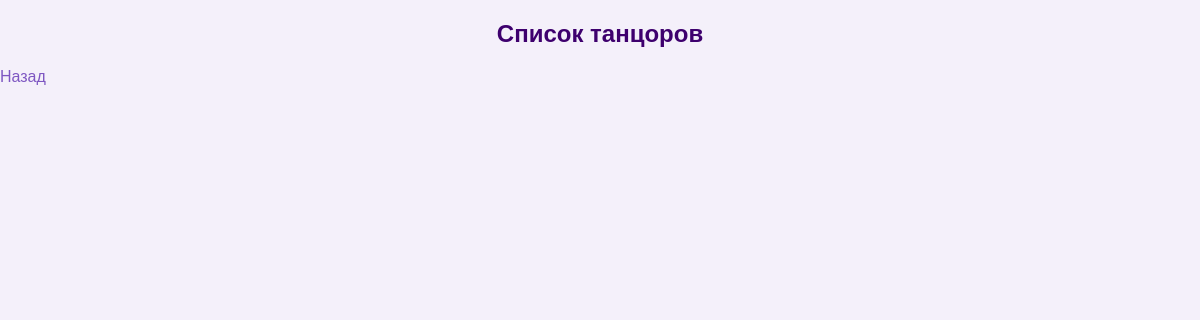
Before: /view_dancers/ with the older database file.
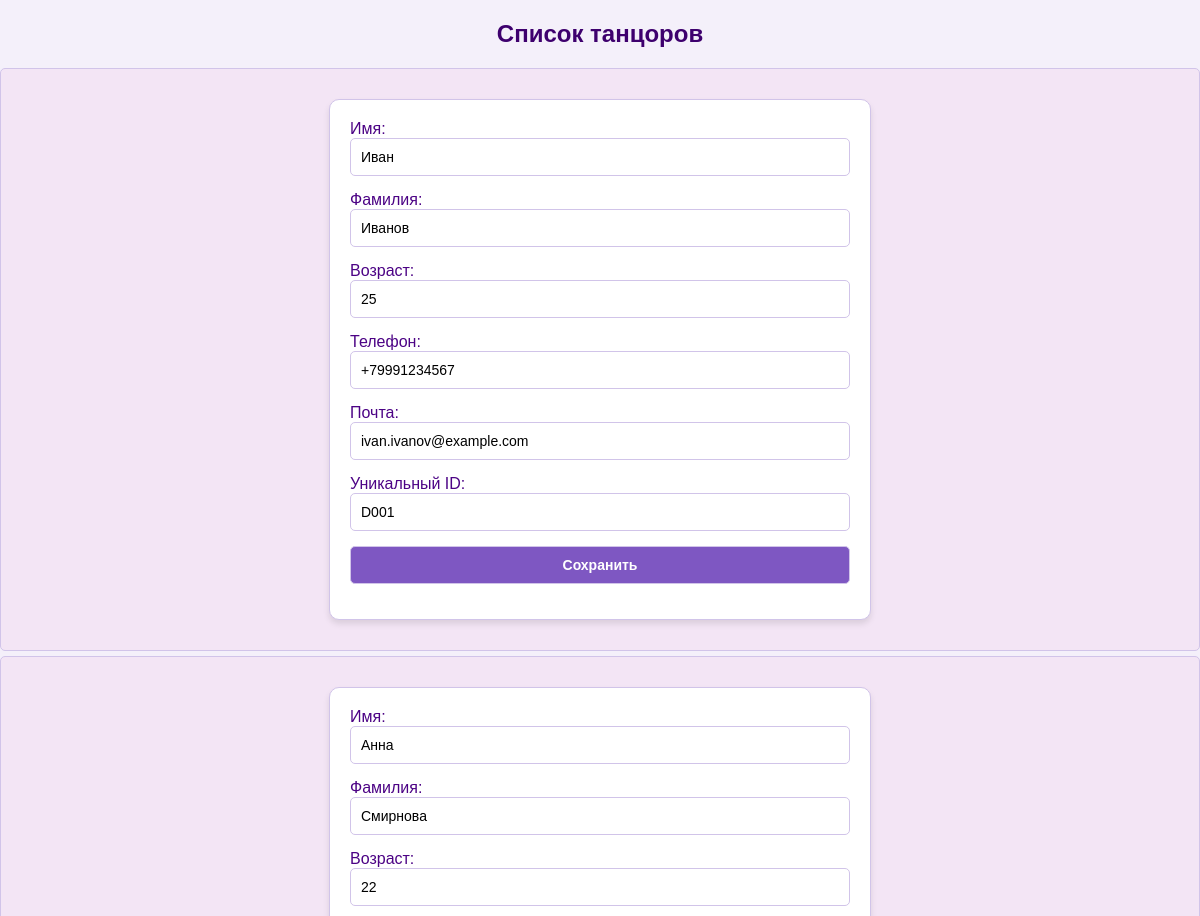
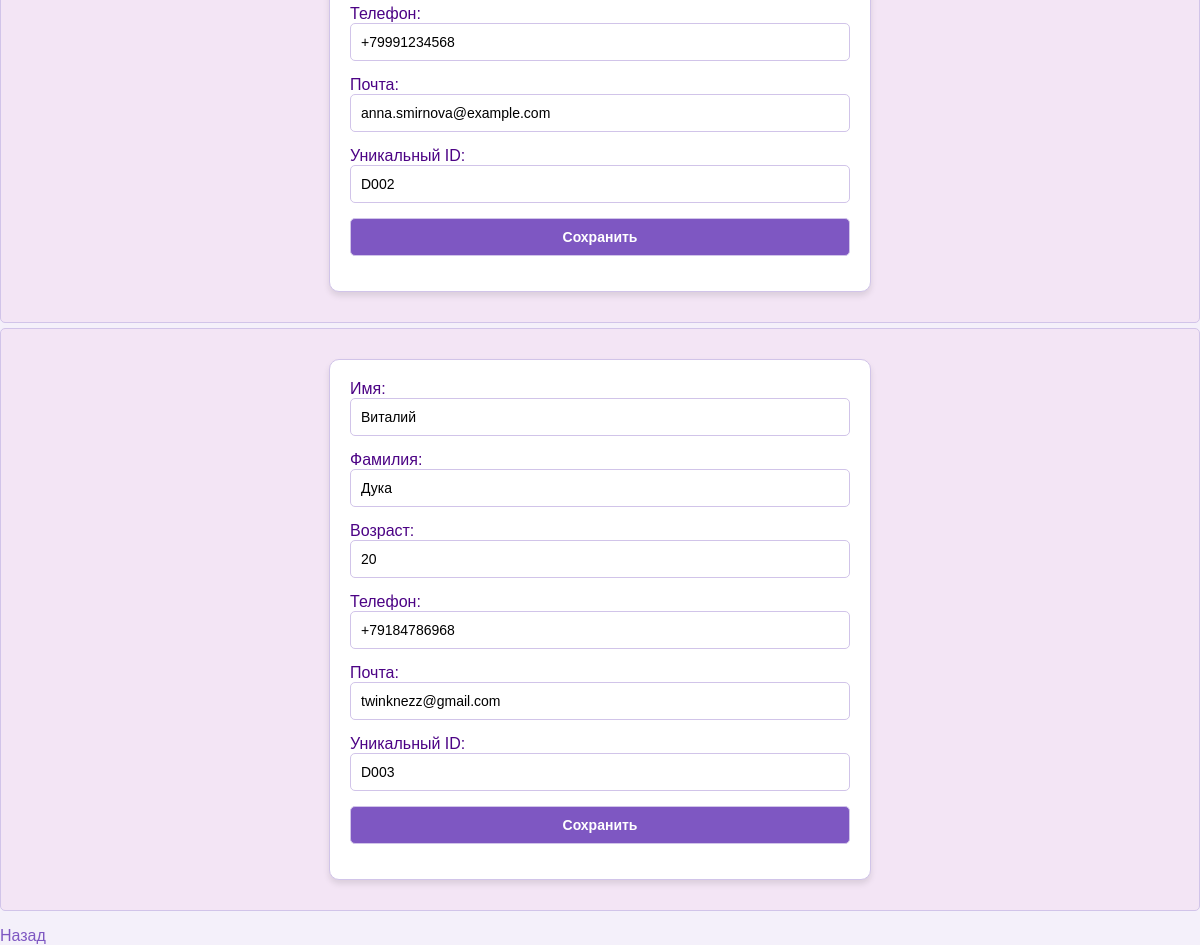
After: the same page with the newer database file (2 pictures, top to bottom).
### hotel/models.py (models this page shows, shortened)
class Dancer(models.Model):
    first_name = models.CharField(max_length=50)
    last_name = models.CharField(max_length=50)
    age = models.PositiveIntegerField()
    phone_number = models.CharField(max_length=15, blank=True, null=True)
    email = models.EmailField(blank=True, null=True)
    unique_id = models.CharField(max_length=20, unique=True)  # Уникальный ID

### hotel/views.py (the view)
# urls.py: path('view_dancers/', views.view_dancers, name='view_dancers'),  # Просмотр танцоров
def view_dancers(request):
    dancers = Dancer.objects.all()
    return render(request, 'view_dancers.html', {'dancers': dancers})

### hotel/templates/view_dancers.html (shortened to what this page needs)
{% load static %}
<link rel="stylesheet" href="{% static 'css/style.css' %}">
<h2>Список танцоров</h2>
<ul>
    {% for dancer in dancers %}
        <li>
            <form method="post" action="{% url 'edit_dancer' dancer.id %}">
                Имя: <input type="text" name="first_name" value="{{ dancer.first_name }}">
                Фамилия: <input type="text" name="last_name" value="{{ dancer.last_name }}">
                Возраст: <input type="number" name="age" value="{{ dancer.age }}">
                Телефон: <input type="text" name="phone_number" value="{{ dancer.phone_number }}">
                Почта: <input type="email" name="email" value="{{ dancer.email }}">
                Уникальный ID: <input type="text" name="unique_id" value="{{ dancer.unique_id }}">
                <button type="submit">Сохранить</button>
            </form>
        </li>
    {% endfor %}
</ul>
<a href="{% url 'home' %}">Назад</a>

Changed rows visible on the page:
added Dancer: first_name "Иван", last_name "Иванов", age "25", phone_number "+79991234567", email "ivan.ivanov@example.com", unique_id "D001"
added Dancer: first_name "Анна", last_name "Смирнова", age "22", phone_number "+79991234568", email "anna.smirnova@example.com", unique_id "D002"
added Dancer: first_name "Виталий", last_name "Дука", age "20", phone_number "+79184786968", email "twinknezz@gmail.com", unique_id "D003"
